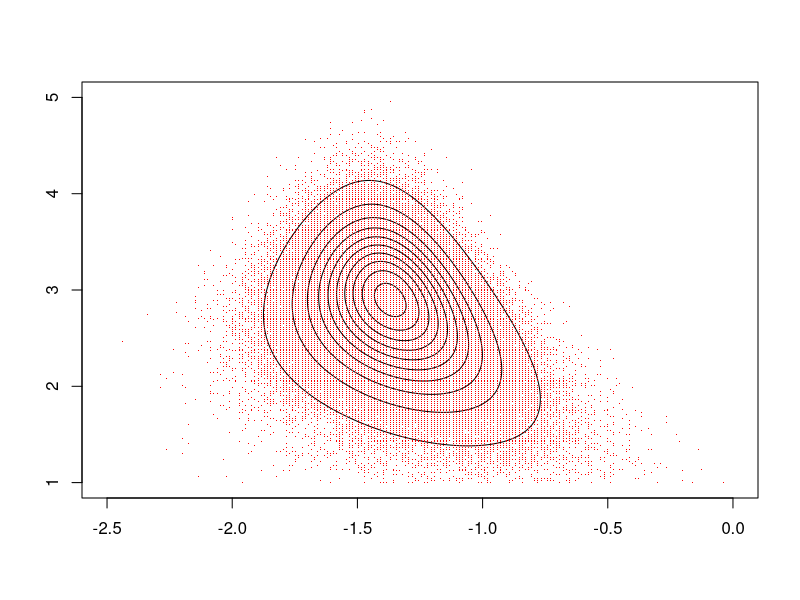
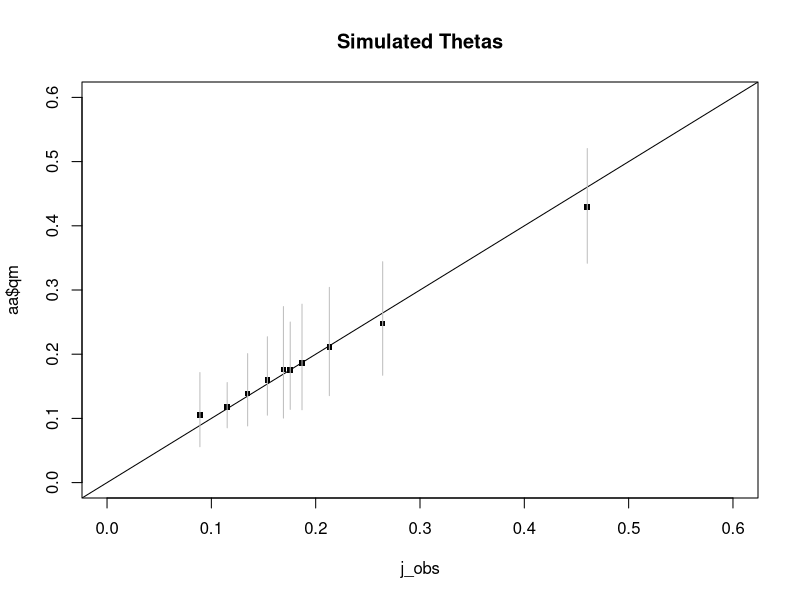
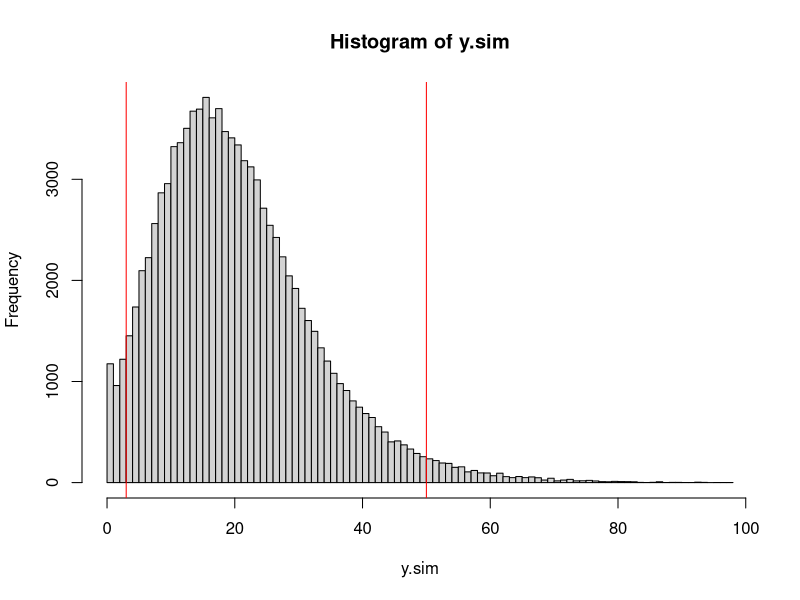
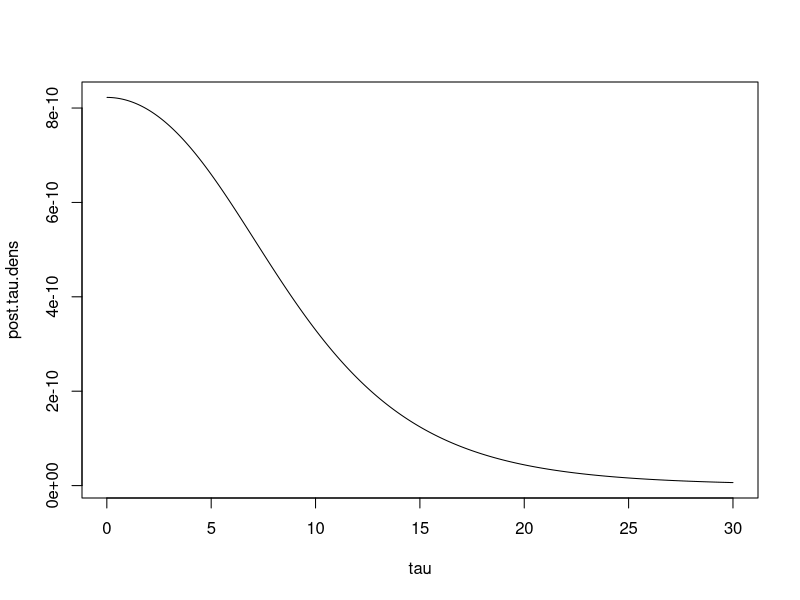
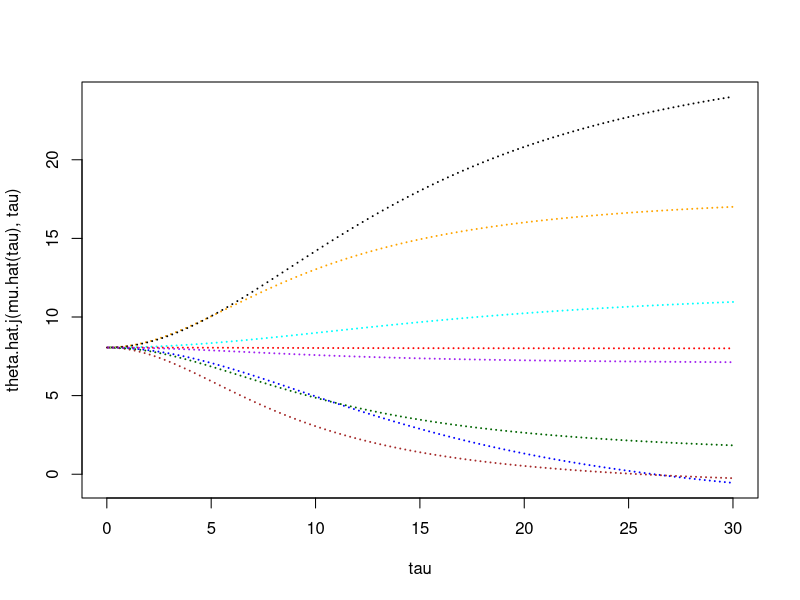
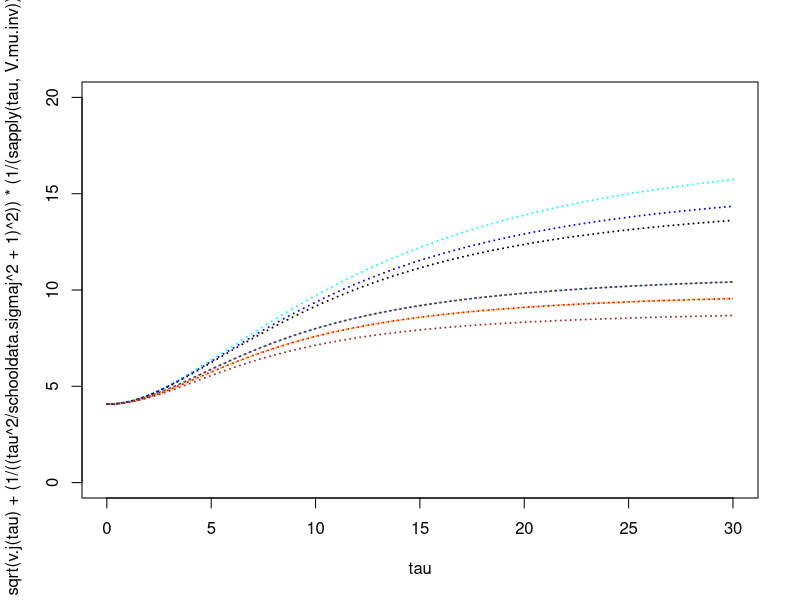

Reproduce these figures in R, in order.
## ---- chunk 1
knitr::opts_chunk$set(fig.align='center', fig.width=12, fig.height=8, fig.path='Figs/',
                      echo=TRUE, warning=FALSE, message=FALSE)
## ---- chunk 2
bikes <- data.frame('y' = c(16, 9, 10, 13, 19, 20, 18, 17, 35, 55),
                    'other' = c(58, 90, 48, 57, 103, 57, 86, 112, 273, 64))
bikes$N <- bikes$y + bikes$other
## ---- chunk 3
log.post2 <- function(u, v, data) {
                                                                                                                                                                                                                                                                                                                                                                                                                                                                                                                                                                                                                                                                                                                                                                                                                                                                                                                                                                                                                                                                                                                                                                                                                                               
  
  success <- data$y
  N <- data$N
  alpha <- exp(u + v) / (1 + exp(u))
  beta <- exp(v) / (1 + exp(u))
  ldens <- 0
  
  for(i in 1:length(N)) {
    ldens <- (ldens
             + (lgamma(alpha + beta) + lgamma(alpha + success[i]) + lgamma(beta + N[i] - success[i]))
             - (lgamma(alpha) + lgamma(beta) + lgamma(alpha + beta + N[i])))
  }

  ldens - 5 / 2 * log(alpha + beta) + log(alpha) + log(beta)
}

contours <- seq(0.05, 0.95, 0.1)
u2 <- seq(-2.5, 0, length = 200)
v2 <- seq(1, 5, length = 200)
logdens2 <- outer(u2, v2, log.post2, bikes)
dens2 <- exp(logdens2 - max(logdens2))
contour(u2, v2, dens2, levels = contours, drawlabels = FALSE)
nsim <- 100000
dens.u <- apply(dens2, 1, sum)
uindex <- sample(1:length(u2), nsim, replace = TRUE, prob = dens.u)
sim.u <- u2[uindex]
sim.v <- rep(NA, nsim)

for (i in (1:nsim)) {
  sim.v[i] <- sample(v2, 1, prob = dens2[uindex[i], ])
}

points(sim.u, sim.v, col="red", pch='.')
sim.alpha <- exp(sim.u + sim.v) / (1 + exp(sim.u))
sim.beta <- exp(sim.v) / (1 + exp(sim.u))
theta.sim <- matrix(NA, nrow = nsim, ncol = length(bikes$N))

for (j in 1:length(bikes$N)) {
	theta.sim[,j] <- rbeta(nsim, sim.alpha + bikes$y[j], sim.beta + bikes$N[j] - bikes$y[j])
}

## ---- chunk 4
aa <- data.frame(obs = bikes$y / bikes$N, 
                 q025 = apply(theta.sim, 2, quantile, 0.025), 
                 qm = apply(theta.sim, 2, quantile, 0.5), 
                 q975 = apply(theta.sim, 2, quantile, 0.975))

j_obs = jitter(aa$obs, amount=.005)

plot(j_obs, aa$qm, xlim = c(0, 0.6), ylim = c(0, 0.6), pch = 15, cex = 0.75, main = 'Simulated Thetas')

abline(a = 0, b = 1)

for (i in 1:length(bikes$N)){
  lines(c(j_obs[i], j_obs[i]), c(aa$q025[i], aa$q975[i]), col ="grey")	
}
## ---- chunk 5
nsim <- 100000
theta11.sim <- rbeta(nsim, sim.alpha, sim.beta)
## ---- chunk 6
# Use the mean of all the N_i's
N <- 100
y.sim <- rbinom(n = 100000, size = N, prob = theta11.sim)
y.sim.sorted <- sort(y.sim)
q025 <- y.sim.sorted[length(y.sim.sorted) * 0.025]
q975 <- y.sim.sorted[length(y.sim.sorted) * 0.975]
hist(y.sim, breaks = 100)
abline(v = q025, col='red')
abline(v = q975, col='red')
## ---- chunk 7

#Schools

schooldata.y <- c(28, 8, -3, 7, -1, 1, 18, 12)
schooldata.sigmaj <- c(15, 10, 16, 11, 9, 11, 10, 18)

mu.hat <- function(tau) {
  sum ((1 / (schooldata.sigmaj^2 + tau^2)) * (schooldata.y)) / 
    sum((1/(schooldata.sigmaj^2 + tau^2)))
}

V.mu.inv <- function(tau) {
  sum((1 / (schooldata.sigmaj^2 + tau^2)))
}

post.tau <- function(tau) {
  V.mu.inv(tau)^(-(1/2)) * 
    prod(((schooldata.sigmaj^2 + tau^2)^(-1 / 2)) * 
           exp(-((schooldata.y - mu.hat(tau))^2) / (2*(schooldata.sigmaj^2 + tau^2)))
        )
}

tau <- seq(0.01, 30, length = 1000)
post.tau.dens <- apply(as.array(tau), 1, FUN = "post.tau")
plot(tau, post.tau.dens, "l")

sim.tau <- sample(tau, 200, prob = post.tau.dens, replace=TRUE)
sim.mu.hat <- apply(as.array(sim.tau), 1, FUN = "mu.hat")
sim.Vinv <- apply(as.array(sim.tau), 1, FUN="V.mu.inv")
sim.mu <- rnorm(200, sim.mu.hat, (sim.Vinv)^(-1/2))

v.j <- function(tau) {
  1 / ((1 / schooldata.sigmaj^2) + (1 / tau^2))
}

theta.hat.j <- function(mu,tau){
((schooldata.y/schooldata.sigmaj^2)+(mu/(tau^2)))/((1/schooldata.sigmaj^2)+(1/tau^2))}

# Figure 5.6
plot(tau, theta.hat.j(mu.hat(tau), tau), cex=0.1, col=c("black","red","blue","purple","brown", "darkgreen", "orange","cyan"))

##### Figure 5.7
plot(tau, sqrt(v.j(tau) + (1/((tau^2/schooldata.sigmaj^2 + 1)^2))*(1/(sapply(tau, V.mu.inv)))), cex=0.1, ylim=c(0,20), col=c("black","red","blue","purple","brown", "darkgreen", "orange","cyan"))


sim.vj<-apply(as.array(sim.tau),1,FUN="v.j")
sim.thetahat.j<-matrix(NA,ncol=8,nrow=length(sim.mu))

for(j in (1:8)){
for (i in (1:length(sim.mu))){
sim.thetahat.j[i,j]<-theta.hat.j(sim.mu[i],sim.tau[i])[j]}}

sim.theta<-matrix(NA,ncol=8,nrow=length(sim.mu))
for(j in (1:8)){
for (i in (1:length(sim.mu))){
sim.theta[i,j]<-rnorm(1,sim.thetahat.j[i,j],(sim.vj[i])^(1/2))}}
